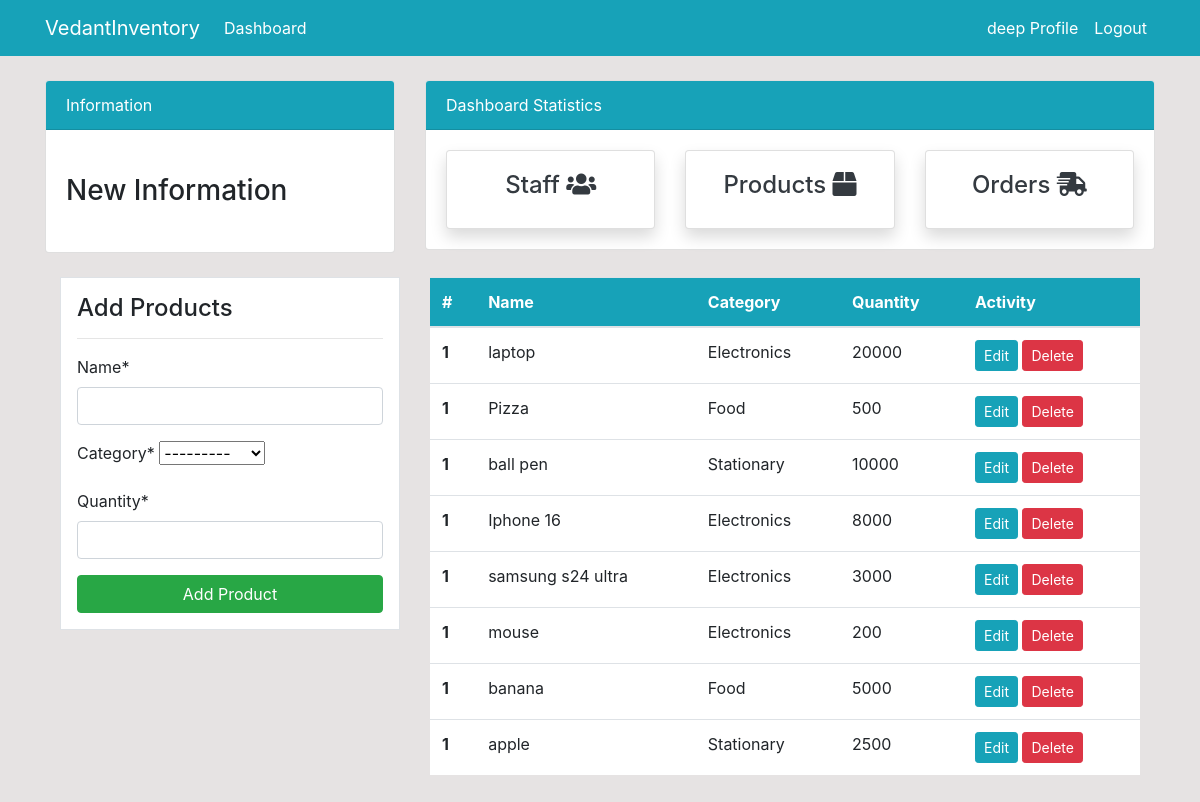
Before: /product/ (signed in) with the older database file.
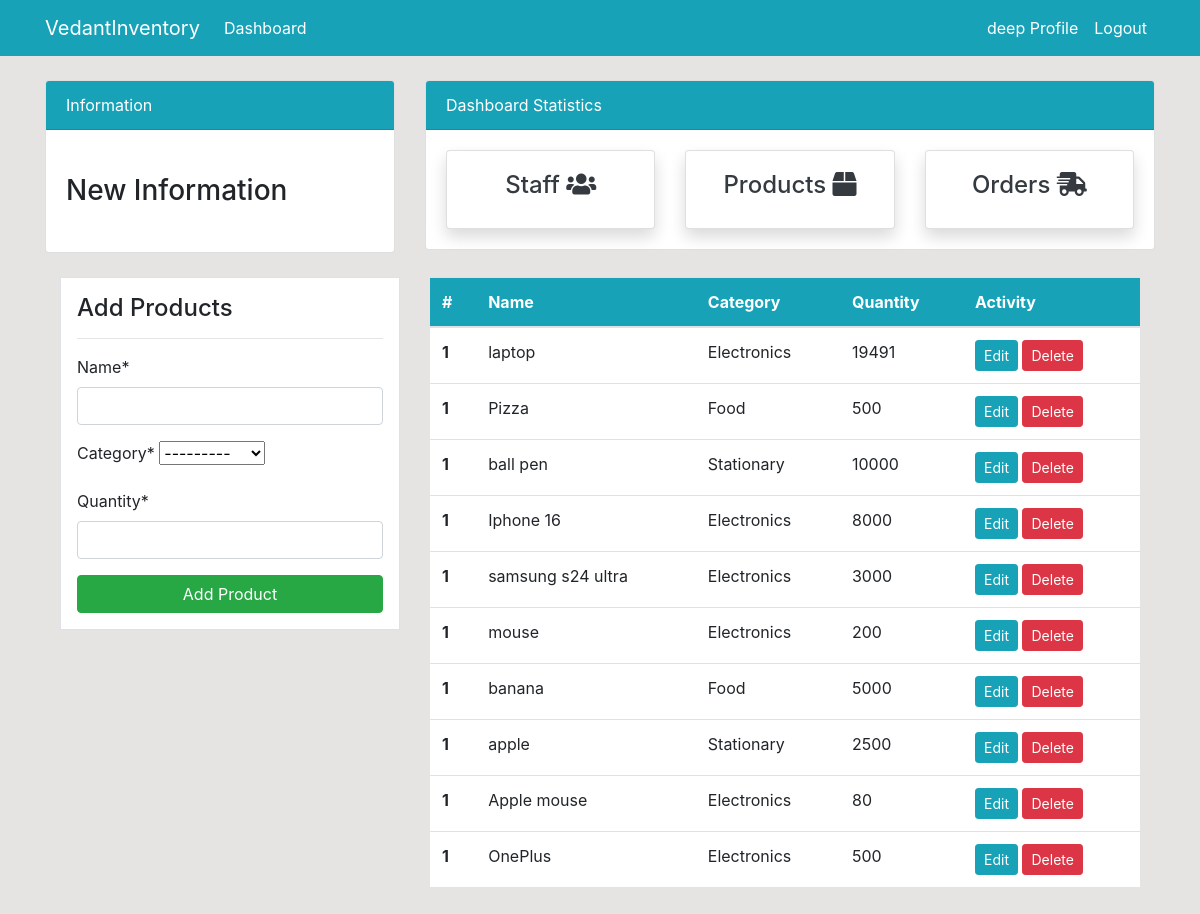
After: the same page with the newer database file.
### dashboard/models.py (models this page shows, shortened)
class Product(models.Model):
    name = models.CharField(max_length=100, null=True)
    category = models.CharField(max_length=20, choices= CATEGORY,null=True)
    quantity = models.PositiveIntegerField(null=True)
    class Meta:
        verbose_name_plural = 'Product'

### dashboard/views.py (the view)
# urls.py: path('product/',views.product, name='dashboard-product'),
@login_required(login_url='user-login')
def product(request):
    items = Product.objects.all()
    if request.method == 'POST':
        add_product_form = ProductForm(request.POST)
        if add_product_form.is_valid():
            product_name = add_product_form.cleaned_data.get('name')
            if not Product.objects.filter(name__iexact=product_name).exists():
                add_product_form.save()
                messages.success(request, f'{product_name} has been added successfully')
            else:
                messages.warning(request, f'{product_name} already exists')
            return redirect('dashboard-product')
    else:
        add_product_form = ProductForm()
    context = {
        'items': items,
        'add_product_form': add_product_form,
    }
    return render(request, 'dashboard/product.html', context)

### dashboard/forms.py
class ProductForm(forms.ModelForm):
    class Meta:
        model = Product
        fields = ['name','category','quantity']

### templates/dashboard/product.html (shortened to what this page needs)
{% extends 'partials/base.html' %}
{% load crispy_forms_tags %}
{% block content %}
{% include 'partials/topnav.html' %}
<div class="container">
    <div class="row my-4">
        <div class="col-md-4">
            <div class="border bg-white p-3">
                <h4>Add Products</h4>
                <hr>
                <form action="" method="post">
                  {{ add_product_form|crispy }}
                  <input class="btn btn-success btn-block" type="submit" value="Add Product">
                </form>
            </div>
        </div>
        <div class="col-md-8">
            <table class="table bg-white">
                <thead class="bg-info">
                    <tr class="text-white">
                        <th scope="col">#</th>
                        <th scope="col">Name</th>
                        <th scope="col">Category</th>
                        <th scope="col">Quantity</th>
                        <th scope="col">Activity</th>
                    </tr>
                </thead>
                <tbody>
                    {% for item in items %}
                    <tr>
                        <th scope="row">1</th>
                        <td>{{ item.name }}</td>
                        <td>{{ item.category }}</td>
                        <td>{{ item.quantity }}</td>
                        <td>
                            <a class="btn btn-info btn-sm" href="{% url 'dashboard-product-update' item.id %}">Edit</a>
                            <a class="btn btn-danger btn-sm" href="{% url 'dashboard-product-delete' item.id %}">Delete</a>
                        </td>
                    </tr>
                    {% endfor %}
                </tbody>
            </table>
        </div>
    </div>
</div>
{% endblock %}

Changed rows visible on the page:
changed Product "laptop": quantity "20000" → "19491"
added Product: name "Apple mouse", category "Electronics", quantity "80"
added Product: name "OnePlus", category "Electronics", quantity "500"
